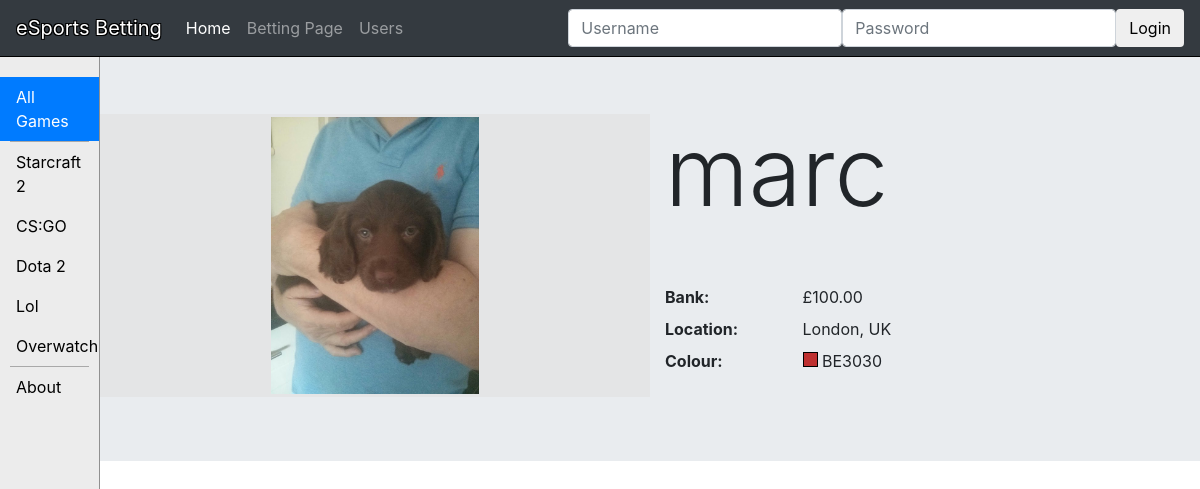
/profiles/marc/, run on an earlier commit of the app's database.
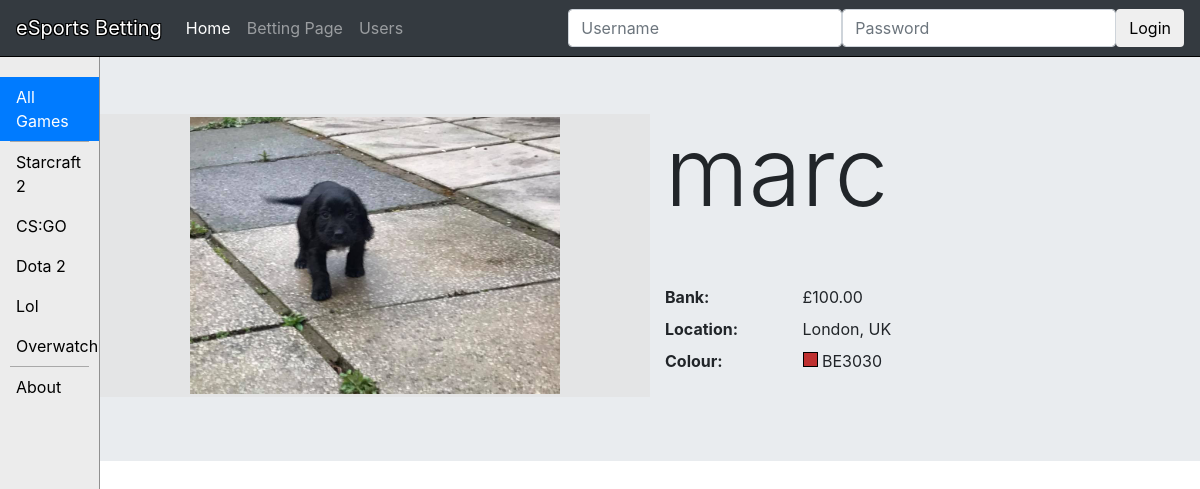
And on a later commit of the database.
### profiles/models.py (models this page shows, shortened)
class Profile(models.Model):
    user = models.OneToOneField(User, on_delete=models.PROTECT)
    location = models.CharField(max_length=120, null=True, blank=True)
    picture = models.ImageField(upload_to=upload_location,null=True,blank=True)
    colour = models.CharField(max_length=7, null=False, blank=False, default="D3D3D3")
    bank = models.DecimalField(max_digits=6, decimal_places=2, default=0)

### profiles/views.py (the view)
# urls.py: path('<username>/', views.profile_view, name='profile'),
def profile_view(request, username):
    user = get_object_or_404(User, username=username)
    profile, created = Profile.objects.get_or_create(user=user)
    qs = user.bet_set.all().order_by('-game__game_date')
    qs = qs.exclude(game__status='finished_confirmed')
    if request.method == 'POST':
        form = ProfileForm(request.POST, request.FILES)
        if form.is_valid():
            location = form.cleaned_data['location']
            picture = form.cleaned_data['picture']
            colour = form.cleaned_data['colour']
            profile.location = location
            profile.picture = picture
            profile.colour = colour
            profile.save()
            return HttpResponseRedirect('')
    else:
        form = ProfileForm()
    context = {
        "profile":profile,
        "form":form,
        "qs":qs,
    }
    return render(request, "profiles/profile_view.html", context)

### profiles/forms.py
class ProfileForm(forms.Form):
    location = forms.CharField(max_length=120)
    picture = forms.ImageField()
    colour = forms.CharField(
        max_length=7,
        widget=forms.TextInput(
            attrs={
                "class": "jscolor",
                "value": "AB2567"
            }
        )
    )
    def __init__(self, *args, **kwargs):
        super(ProfileForm, self).__init__(*args, **kwargs)
        self.helper = FormHelper()
        self.form_tag = False
        self.helper.layout = Layout(
            Field('location', css_class='input-xlarge'),
            Field('colour', css_class='jscolor'),
            Div(Field('picture', css_class='custom-file-input'), css_class="custom-file"),
            FormActions(
                Submit('save_changes', 'Save changes', css_class="btn btn-primary"),
            )
        )

### profiles/templates/profiles/profile_view.html (shortened to what this page needs)
{% extends "base.html" %}
{% load crispy_forms_tags %}
{% load static %}
{% block jumbotron %}
<div class="jumbotron jumbotron-fluid" id="jumbo">
    <div class="container">
    <div class="row">
    <div class="col-md-6" style="background-color: #e4e5e6;">
        {%  if profile.picture %}
            <img src="{{ profile.picture.url }}"/>
        {% endif %}
    </div>
    <div class="col-md-6">
        <h1 class="display-1">{{ profile.user }}</h1><br><br>
        <dl class="row">
          <dt class="col-sm-3">Bank:</dt>
          <dd class="col-sm-9">£{{ profile.bank }}</dd>
          <dt class="col-sm-3">Location:</dt>
          <dd class="col-sm-9">{{ profile.location }}</dd>
          <dt class="col-sm-3">Colour:</dt>
          <dd class="col-sm-9">
              <div style="width:15px;height:15px;border:1px solid #000;display: inline-block;background-color: #{{ profile.colour }};"></div>
              {{ profile.colour }}
          </dd>
    </div>
    </div>
    </div>
</div>
{% endblock %}

What changed in the data, as far as the page shows it:
changed Profile "London, UK": picture: a different picture
